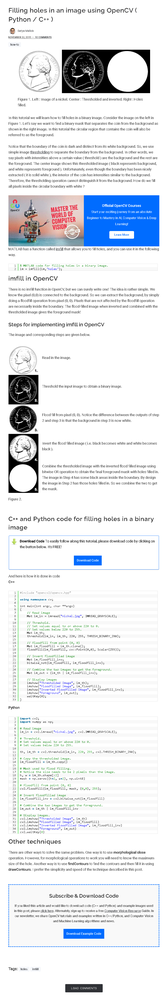
#> input picture OpenCV技巧_二值圖孔洞填充方法與實現(附源碼)/screencapture-learnopencv-filling-holes-in-an-image-using-opencv-python-c-2021-08-23-16_19_51.png, 165 x 1000 px, shrunk from 842 x 5090 before the run
$ python HTLine.py '../../../../../../OpenCV技巧_二值圖孔洞填充方法與實現(附源碼)/screencapture-learnopencv-filling-holes-in-an-image-using-opencv-python-c-2021-08-23-16_19_51.png'   (Python 2 division)   (older library calls are emulated)
#> lines starting #> are read from the running program, lines starting #| are printed output that depends on the picture
# -*- coding: utf-8 -*-
import sys
import numpy as np
import cv2
import math
import matplotlib.pyplot as plt
from mpl_toolkits.mplot3d import Axes3D
#霍夫极坐标变换：直线检测
def HTLine (image,stepTheta=1,stepRho=1):
    #宽、高
    rows,cols = image.shape
    #图像中可能出现的最大垂线的长度
    L =  round(math.sqrt(pow(rows-1,2.0)+pow(cols-1,2.0)))+1
    #初始化投票器
    numtheta = int(180.0/stepTheta)
    numRho = int(2*L/stepRho + 1)
    accumulator = np.zeros((numRho,numtheta),np.int32)
    #建立字典
    accuDict={}
    for k1 in xrange(numRho):
        for k2 in xrange(numtheta):
            accuDict[(k1,k2)]=[]
    #投票计数
    for y in xrange(rows):
        for x  in xrange(cols):
            if(image[y][x] == 255):#只对边缘点做霍夫变换
                for m in xrange(numtheta):
                    #对每一个角度，计算对应的 rho 值
                    rho = x*math.cos(stepTheta*m/180.0*math.pi)+y*math.sin(stepTheta*m/180.0*math.pi)
                    #计算投票哪一个区域
                    n = int(round(rho+L)/stepRho)
                    #投票加 1
                    accumulator[n,m] += 1
                    #记录该点
                    accuDict[(n,m)].append((x,y))
    return accumulator,accuDict
#主函数
if __name__ == "__main__":
    if len(sys.argv)>1:
        #输入图像
        I = cv2.imread(sys.argv[1],cv2.CV_LOAD_IMAGE_GRAYSCALE)
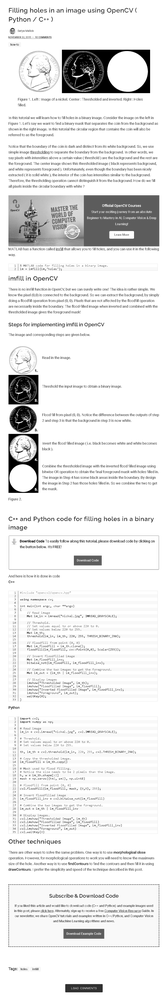
#> I: shape (1000, 165); min 0, max 255, mean 232.6
    else:
        print "Usage: python HTPLine.py image"
    #canny 边缘检测
    edge = cv2.Canny(I,50,200)
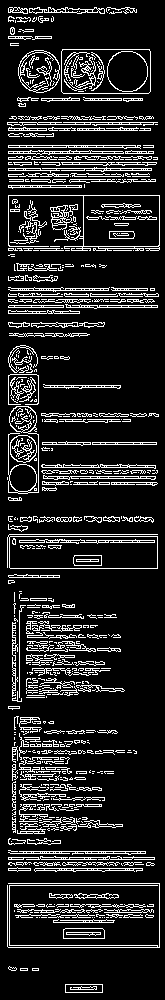
#> edge: shape (1000, 165); 14.3% white in thin lines or dots
    #显示二值化边缘
    cv2.imshow("edge",edge)
    #霍夫直线检测
    accumulator,accuDict = HTLine(edge,1,1)
#> after the loop in HTLine, `for y in xrange(rows):`:
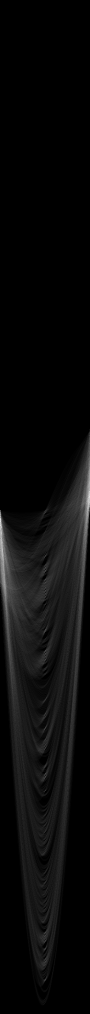
#> accumulator: shape (2027, 180) int32 (shown at 1/2 size); min 0, max 283, mean 11.6; drawn with min black and max white
#> accuDict = 364860 items
    #计数器的二维直方图方式显示
    rows,cols = accumulator.shape
#> rows = 2027; cols = 180
    fig = plt.figure()
#> (the run stopped early here; a loop or call above may not have finished)
